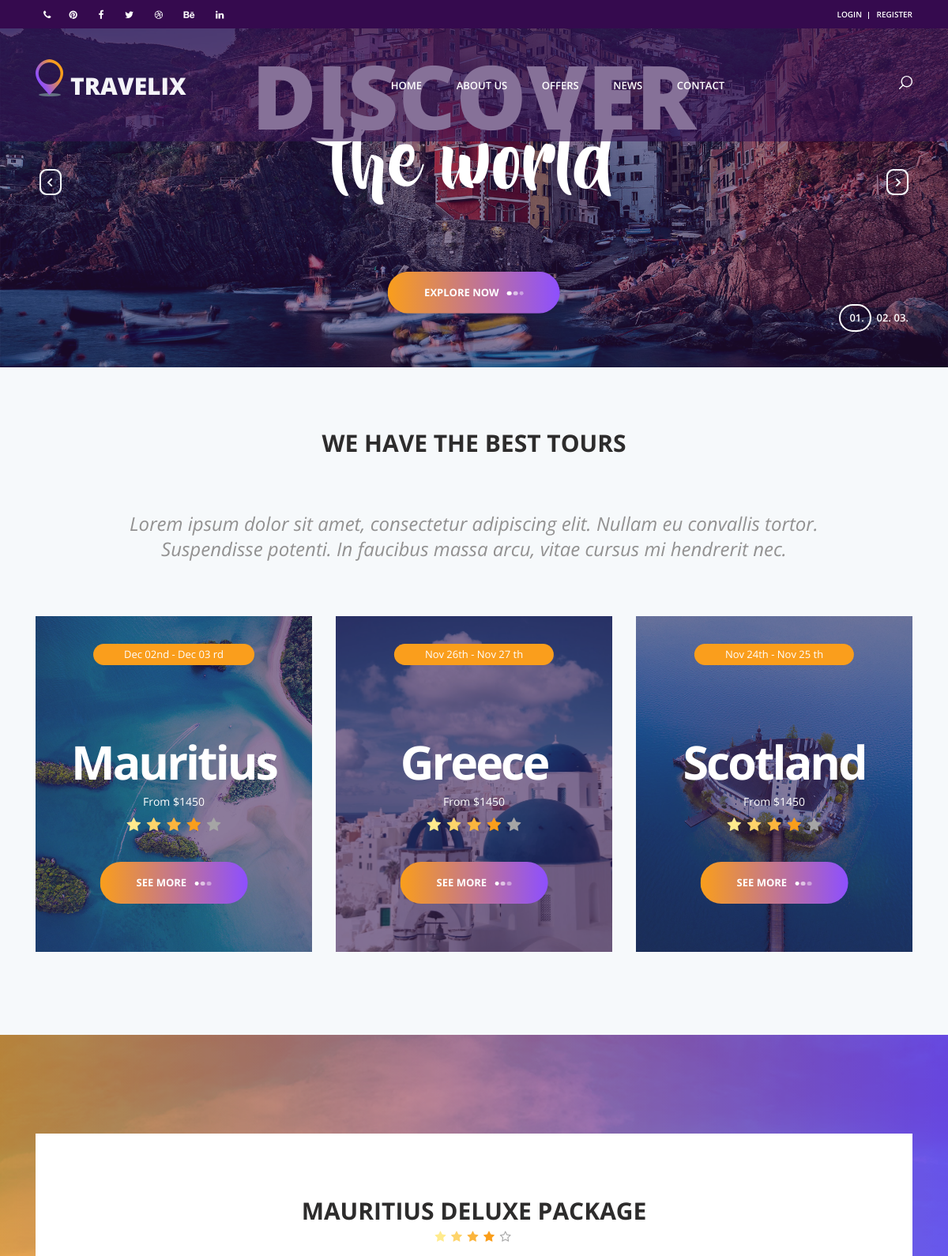
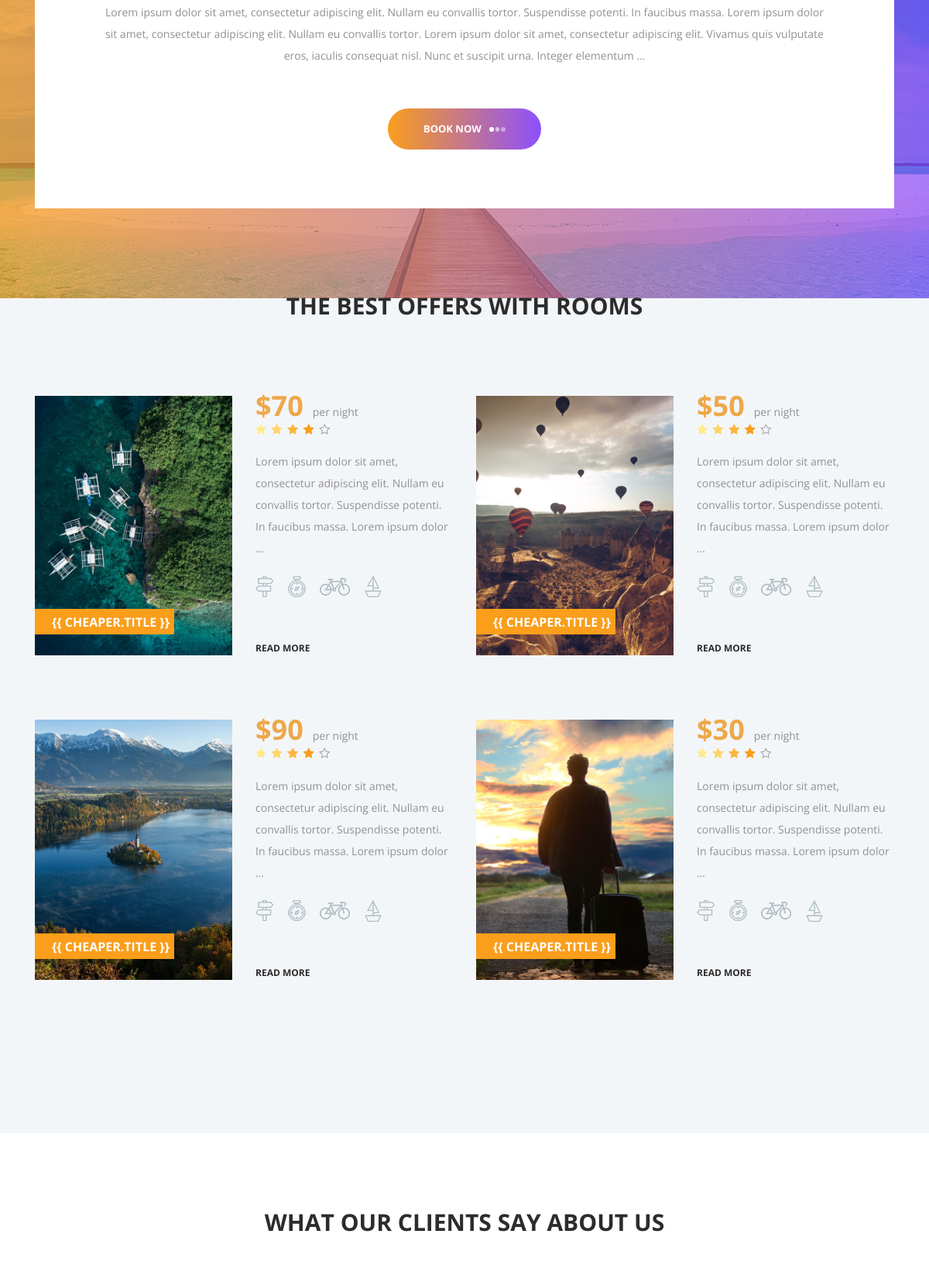
The page / (upper part) on the database its author committed (2 pictures, top to bottom).
### travelix/models.py (models this page shows, shortened)
class Rest_area(models.Model):
    TYPE_CHOICES = (
        ('per night', 'per night'),
        ('for week', 'for week'),
        ('two days', 'two days'),
        ('three days', 'three days')
    )
    author = models.ForeignKey(User, on_delete=models.SET_NULL, null=True, blank=True)
    title = models.CharField(max_length=300)
    image = models.ImageField(upload_to='recreation_pics/')
    bottom_images = models.ImageField(upload_to='recreation_pics/bottoms', blank=True, null=True)
    price = models.DecimalField(max_digits=6, decimal_places=0)
    city = models.CharField(max_length=200)
    state = models.CharField(max_length=200)
    text = RichTextField()
    type = models.CharField(max_length=300, choices=TYPE_CHOICES)
    tags = models.ManyToManyField(Tag)
    from_date = models.DateField('Enter valid starting date', default=0)
    limit_date = models.DateField('Enter valid ending date', default=0)
    date_created = models.DateTimeField(auto_now_add=True)
    date_updated = models.DateTimeField(auto_now=True)
    rest_views = models.IntegerField(default=0, null=True, blank=True)
    likes = models.ManyToManyField(User, related_name='rest_likes', blank=True)
    dislikes = models.ManyToManyField(User, related_name='rest_dislikes', blank=True)
    map_url = models.CharField(max_length=300, blank=True, null=True)
    def get_absolute_url(self):
        return reverse('travelix:offer_detail', kwargs={'pk': self.pk})
    class Meta:
        verbose_name = 'Rest_area'
        verbose_name_plural = 'Rest_areas'
        ordering = ['date_created', ]

### travelix/views.py (the view)
# urls.py: path("", views.home, name="home"),
def home(request):
    categories = Category.objects.all()
    tags = Tag.objects.all()
    rests = Rest_area.objects.all()
    cheap_rests = Rest_area.objects.filter(price__lt=100)[:4]
    client_tems = Client.objects.all()[:4]
    trending = Rest_area.objects.all().order_by('likes')
    posts = Post.objects.all().order_by('-date_created')[:3]
    context = {
        'tags': tags,
        'categories': categories,
        'rests': rests[:3],
        'cheap_rests': cheap_rests,
        'clients': client_tems[:4],
        'trending': trending[:8],
        'posts': posts[:3]
    }
    return render(request, 'travelix/index.html', context)

### templates/travelix/index.html (shortened to what this page needs)
{% extends 'base.html' %}
{% load static %}
{% block content %}
<div class="home">
    <div class="home_slider_container">
        <div class="owl-carousel owl-theme home_slider">
            <div class="owl-item home_slider_item">
                <div class="home_slider_background" style="background-image:url({% static 'images/home_slider.jpg' %})">
                </div>
                <div class="home_slider_content text-center">
                    <div class="home_slider_content_inner" data-animation-in="flipInX"
                        data-animation-out="animate-out fadeOut">
                        <h1>discover</h1>
                        <h1>the world</h1>
                        <div class="button home_slider_button">
                            <div class="button_bcg"></div>
                            <a href="{% url 'travelix:offers' %}">explore now<span></span><span></span><span></span></a>
                        </div>
                    </div>
                </div>
            </div>
        </div>
        <div class="home_slider_nav home_slider_prev">
        </div>
        <div class="home_slider_nav home_slider_next">
        </div>
        <div class="home_slider_dots">
            <ul id="home_slider_custom_dots" class="home_slider_custom_dots">
                <li class="home_slider_custom_dot active">
                    <div></div>
                    01.
                </li>
                <li class="home_slider_custom_dot">
                    <div></div>
                    02.
                </li>
                <li class="home_slider_custom_dot">
                    <div></div>
                    03.
                </li>
            </ul>
        </div>
    </div>
</div>
<div class="intro">
    <div class="container">
        <div class="row">
            <div class="col">
                <h2 class="intro_title text-center">We have the best tours</h2>
            </div>
        </div>
        <div class="row">
            <div class="col-lg-10 offset-lg-1">
                <div class="intro_text text-center">
                    <p>Lorem ipsum dolor sit amet, consectetur adipiscing elit. Nullam eu convallis tortor.
                        Suspendisse
                        potenti. In faucibus massa arcu, vitae cursus mi hendrerit nec. </p>
                </div>
            </div>
        </div>
        <div class="row intro_items">
            {% for rest in rests %}
            <div class="col-lg-4 intro_col">
                <div class="intro_item">
                    <div class="intro_item_overlay"></div>
                    <div class="intro_item_background" style="background-image:url({{ rest.image.url }})"></div>
                    <div class="intro_item_content d-flex flex-column align-items-center justify-content-center">
                        <div class="intro_date">{{ rest.from_date|date:"M dS" }}
                            - {{ rest.limit_date|date:"M d S" }}</div>
                        <div class="button intro_button">
                            <div class="button_bcg"></div>
                            <a href="{% url 'travelix:offer_detail' rest.pk %}">see
                                more<span></span><span></span><span></span></a>
                        </div>
                        <div class="intro_center text-center">
                            <h1>{{ rest.title }}</h1>
                            <div class="intro_price">From ${{ rest.price }}</div>
                            <div class="rating rating_4">
                                <i class="fa fa-star"></i>
                                <i class="fa fa-star"></i>
                                <i class="fa fa-star"></i>
                                <i class="fa fa-star"></i>
                                <i class="fa fa-star"></i>
                            </div>
                        </div>
                    </div>
                </div>
            </div>
            {% endfor %}
        </div>
    </div>
</div>
<div class="cta">
    <div class="container">
        <div class="row">
            <div class="col">
                <div class="cta_slider_container">
                    <div class="owl-carousel owl-theme cta_slider">
                        {% for rest in rests %}
                        <div class="owl-item cta_item text-center">
                            <div class="cta_title">{{ rest.title }} DELUXE PACKAGE</div>
                            <div class="rating_r rating_r_4">
                                <i></i>
                                <i></i>
                                <i></i>
                                <i></i>
                                <i></i>
                            </div>
                            <p class="cta_text">{{ rest.text|truncatewords:50|safe }}</p>
                            <div class="button cta_button">
                                <div class="button_bcg"></div>
                                <a href="{{ rest.get_absolute_url }}">book
                                    now<span></span><span></span><span></span></a>
                            </div>
                        </div>
                        {% endfor %}
                    </div>
                    <div class="cta_slider_nav cta_slider_prev">
                    </div>
                    <div class="cta_slider_nav cta_slider_next">
                    </div>
                </div>
            </div>
        </div>
    </div>
</div>
<div class="offers">
    <div class="container">
        <div class="row">
            <div class="col text-center">
                <h2 class="section_title">the best offers with rooms</h2>
            </div>
        </div>
        <div class="row offers_items">
            {% for cheaper in cheap_rests %}
            <div class="col-lg-6 offers_col">
                <div class="offers_item">
                    <div class="row">
                        <div class="col-lg-6">
                            <div class="offers_image_container">
                                <div class="offers_image_background"
                                    style="background-image:url({{ cheaper.image.url }})"></div>
                                <div class="offer_name"><a href="{% url 'travelix:offer_detail' cheaper.pk %}">{{
                                        cheaper.title }}</a>
                                </div>
                            </div>
                        </div>
                        <div class="col-lg-6">
                            <div class="offers_content">
                                <div class="offers_price">${{ cheaper.price }}<span>{{ cheaper.type }}</span>
                                </div>
                                <div class="rating_r rating_r_4 offers_rating">
                                    <i></i>
                                    <i></i>
                                    <i></i>
                                    <i></i>
                                    <i></i>
                                </div>
                                <p class="offers_text">{{ cheaper.text|truncatewords:20|safe }}</p>
                                <div class="offers_icons">
                                    <ul class="offers_icons_list">
                                        <li class="offers_icons_item"><img src="{% static 'images/post.png' %}" alt="">
                                        </li>
                                        <li class="offers_icons_item"><img src="{% static 'images/compass.png' %}"
                                                alt=""></li>
                                        <li class="offers_icons_item"><img src="{% static 'images/bicycle.png' %}"
                                                alt=""></li>
                                        <li class="offers_icons_item"><img src="{% static 'images/sailboat.png' %}"
                                                alt=""></li>
                                    </ul>
                                </div>
                                <div class="offers_link"><a href="{% url 'travelix:offer_detail' cheaper.pk %}">read
                                        more</a></div>
                            </div>
                        </div>
                    </div>
                </div>
            </div>
            {% endfor %}
        </div>
    </div>
</div>
<div class="testimonials">
    <div class="container">
        <div class="row">
            <div class="col text-center">
                <h2 class="section_title">What Our Clients Say About US</h2>
            </div>
        </div>
        <div class="row">
            <div class="col">
            </div>
        </div>
    </div>
</div>
{% endblock %}

### rows shown on the page
Rest_area: image (picture), from_date "Dec 02nd", limit_date "Dec 03 rd", title "Mauritius", price "1450", title "MAURITIUS", text "Lorem ipsum dolor sit amet, consectetur adipiscing elit. Nullam eu convallis tortor. Suspendisse potenti. In faucibus massa. Lorem ipsum dolor sit amet, consectetur adipiscing elit. Nullam eu convallis tortor. Lorem ipsum dolor sit amet, consectetur adipiscing elit. Vivamus quis vulputate eros, iaculis consequat nisl. Nunc et suscipit urna. Integer elementum …"
Rest_area: image (picture), from_date "Nov 26th", limit_date "Nov 27 th", title "Greece", price "1450"
Rest_area: image (picture), from_date "Nov 24th", limit_date "Nov 25 th", title "Scotland", price "1450"
Rest_area: image (picture), price "70", type "per night", text "Lorem ipsum dolor sit amet, consectetur adipiscing elit. Nullam eu convallis tortor. Suspendisse potenti. In faucibus massa. Lorem ipsum dolor …"
Rest_area: image (picture), price "50", type "per night", text "Lorem ipsum dolor sit amet, consectetur adipiscing elit. Nullam eu convallis tortor. Suspendisse potenti. In faucibus massa. Lorem ipsum dolor …"
Rest_area: image (picture), price "90", type "per night", text "Lorem ipsum dolor sit amet, consectetur adipiscing elit. Nullam eu convallis tortor. Suspendisse potenti. In faucibus massa. Lorem ipsum dolor …"
Rest_area: image (picture), price "30", type "per night", text "Lorem ipsum dolor sit amet, consectetur adipiscing elit. Nullam eu convallis tortor. Suspendisse potenti. In faucibus massa. Lorem ipsum dolor …"
